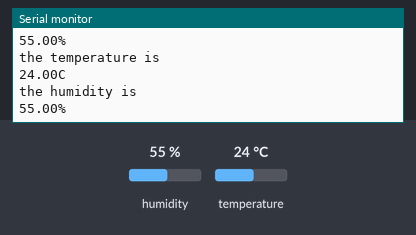
The sketch below on a simulated ESP32. Parts: the last lines printed to the serial monitor. The inputs (shaded band) are chosen by the test bench; at power-on: humidity 55 %, temperature 24 °C.

Above: at 2.8 s.
2.9 s: humidity set to 22 %
At 4.5 s:
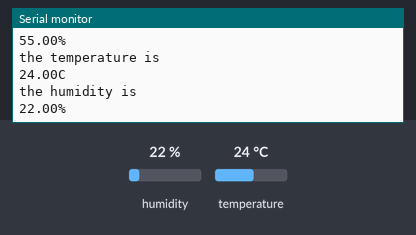
5.6 s: temperature set to 12 °C
At 6.6 s:
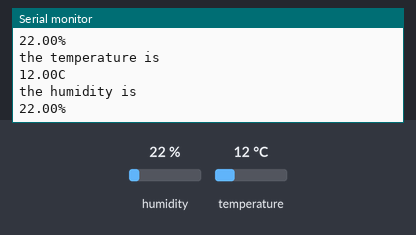
8.3 s: humidity set to 40 %
At 10.7 s:
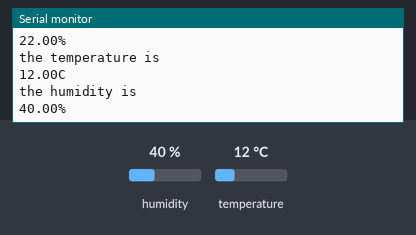
Timing chart, 0 to 12.2 s (numbered marks = the images above; inputs shaded):
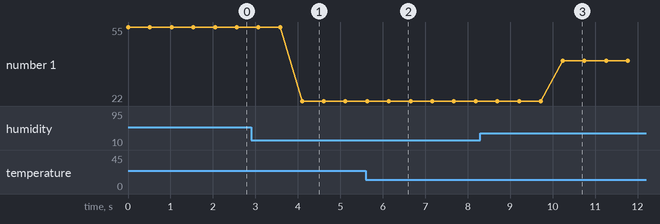

Measured:
- after the input at 2.9 s, the serial monitor: prints a new line after 1.2 s (image 1)
- after the input at 5.6 s, the serial monitor: prints a new line after 0.55 s (image 2)
- after the input at 8.3 s, the serial monitor: prints a new line after 1.9 s (image 3)
- plotted number 1: 55 → 22 after the input at 2.9 s, 22 → 40 after the input at 8.3 s

The sketch:

sketch.ino
```cpp
#include <DHT.h>
DHT dht(25,DHT22);//(PIN CONFIGYRED, WHAT IS IC NO)
float humidity,temperature;

void setup() {
  // put your setup code here, to run once:
  Serial.begin(115200);
  Serial.println("Humidty and temperature is");
  dht.begin();
}

void loop() {
  humidity = dht.readHumidity();
  temperature=dht.readTemperature();
  if(isnan(humidity)||isnan(temperature))
  {
    Serial.println("NO DATA");
    return;
  }
  Serial.println("the temperature is ");
  Serial.print(temperature);
  Serial.println("C");
  Serial.println("the humidity is ");
  Serial.print(humidity);
  Serial.println("%");
  delay(500);


  delay(10); // this speeds up the simulation
}
```
